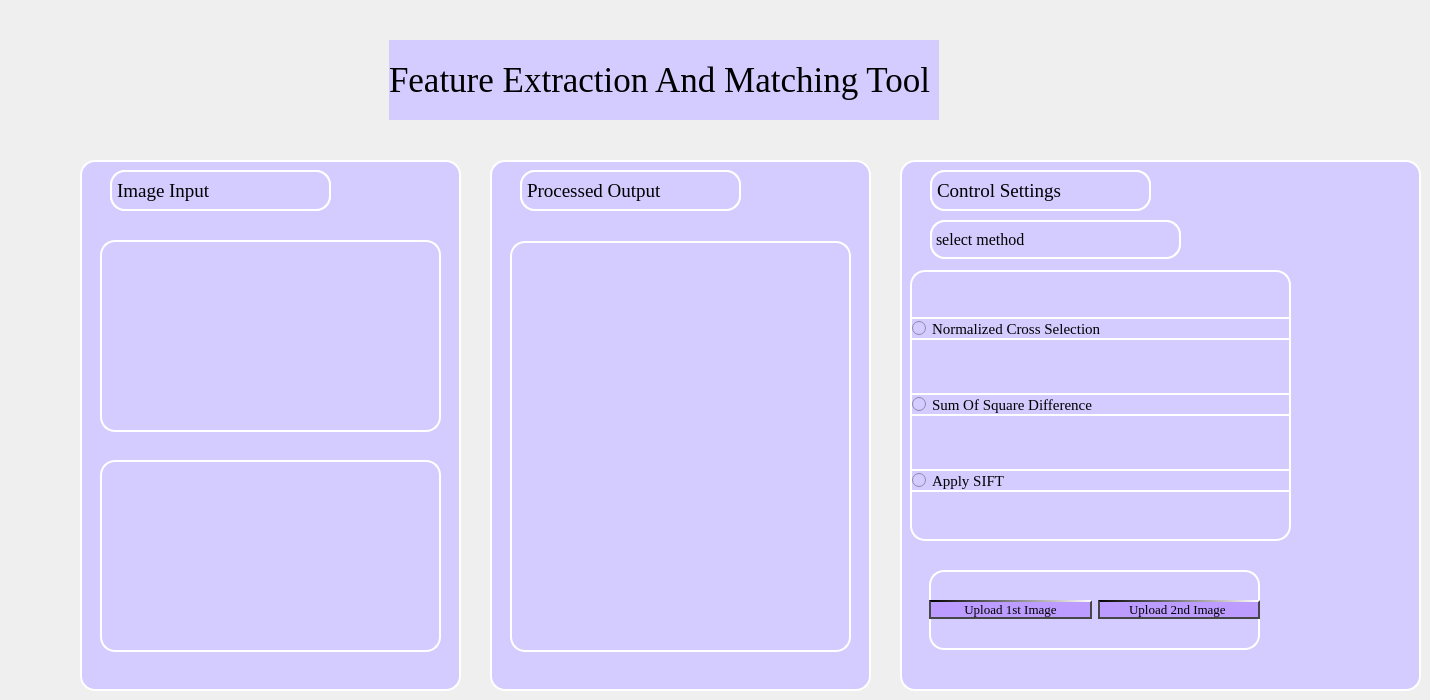
         <widget class="QWidget" name="tab_4">
          <attribute name="title">
           <string>Page</string>
          </attribute>
          <widget class="QWidget" name="verticalLayoutWidget">
           <property name="geometry">
            <rect>
             <x>229</x>
             <y>40</y>
             <width>871</width>
             <height>80</height>
            </rect>
           </property>
           <layout class="QVBoxLayout" name="verticalLayout_13">
            <item alignment="Qt::AlignHCenter">
             <widget class="QLabel" name="label_34">
              <property name="font">
               <font>
                <family>Georgia</family>
                <pointsize>26</pointsize>
               </font>
              </property>
              <property name="styleSheet">
               <string notr="true">background:rgb(212, 203, 255)</string>
              </property>
              <property name="text">
               <string>Feature Extraction And Matching Tool </string>
              </property>
             </widget>
            </item>
           </layout>
          </widget>
          <widget class="QWidget" name="widget" native="true">
           <property name="geometry">
            <rect>
             <x>80</x>
             <y>160</y>
             <width>381</width>
             <height>531</height>
            </rect>
           </property>
           <property name="sizePolicy">
            <sizepolicy hsizetype="Expanding" vsizetype="Expanding">
             <horstretch>200</horstretch>
             <verstretch>200</verstretch>
            </sizepolicy>
           </property>
           <property name="styleSheet">
            <string notr="true">background:rgb(212, 203, 255);
border-radius: 15px;
box-shadow : 0px 4px 20px rgba(0, 0, 0, 0.6);
border : 2px solid rgb(255, 255, 255); </string>
           </property>
           <widget class="QGraphicsView" name="graphicsView">
            <property name="geometry">
             <rect>
              <x>20</x>
              <y>80</y>
              <width>341</width>
              <height>192</height>
             </rect>
            </property>
           </widget>
           <widget class="QGraphicsView" name="graphicsView_2">
            <property name="geometry">
             <rect>
              <x>20</x>
              <y>300</y>
              <width>341</width>
              <height>192</height>
             </rect>
            </property>
           </widget>
           <widget class="QWidget" name="horizontalLayoutWidget">
            <property name="geometry">
             <rect>
              <x>30</x>
              <y>10</y>
              <width>221</width>
              <height>41</height>
             </rect>
            </property>
            <layout class="QHBoxLayout" name="horizontalLayout_5">
             <item>
              <widget class="QLabel" name="label_36">
               <property name="font">
                <font>
                 <family>Georgia</family>
                 <pointsize>14</pointsize>
                </font>
               </property>
               <property name="text">
                <string>Image Input </string>
               </property>
              </widget>
             </item>
            </layout>
           </widget>
          </widget>
          <widget class="QWidget" name="widget_2" native="true">
           <property name="geometry">
            <rect>
             <x>490</x>
             <y>160</y>
             <width>381</width>
             <height>531</height>
            </rect>
           </property>
           <property name="sizePolicy">
            <sizepolicy hsizetype="Expanding" vsizetype="Expanding">
             <horstretch>200</horstretch>
             <verstretch>200</verstretch>
            </sizepolicy>
           </property>
           <property name="styleSheet">
            <string notr="true">background:rgb(212, 203, 255);
border-radius: 15px;
box-shadow : 0px 4px 20px rgba(0, 0, 0, 0.6);
border : 2px solid rgb(255, 255, 255); </string>
           </property>
           <widget class="QGraphicsView" name="graphicsView_4">
            <property name="geometry">
             <rect>
              <x>20</x>
              <y>81</y>
              <width>341</width>
              <height>411</height>
             </rect>
            </property>
           </widget>
           <widget class="QWidget" name="horizontalLayoutWidget_2">
            <property name="geometry">
             <rect>
              <x>30</x>
              <y>10</y>
              <width>221</width>
              <height>41</height>
             </rect>
            </property>
            <layout class="QHBoxLayout" name="horizontalLayout_9">
             <item>
              <widget class="QLabel" name="label_37">
               <property name="font">
                <font>
                 <family>Georgia</family>
                 <pointsize>14</pointsize>
                </font>
               </property>
               <property name="text">
                <string>Processed Output  </string>
               </property>
              </widget>
             </item>
            </layout>
           </widget>
          </widget>
          <widget class="QWidget" name="widget_3" native="true">
           <property name="geometry">
            <rect>
             <x>900</x>
             <y>160</y>
             <width>521</width>
             <height>531</height>
            </rect>
           </property>
           <property name="sizePolicy">
            <sizepolicy hsizetype="Expanding" vsizetype="Expanding">
             <horstretch>200</horstretch>
             <verstretch>200</verstretch>
            </sizepolicy>
           </property>
           <property name="styleSheet">
            <string notr="true">background:rgb(212, 203, 255);
border-radius: 15px;
box-shadow : 0px 4px 20px rgba(0, 0, 0, 0.6);
border : 2px solid rgb(255, 255, 255); </string>
           </property>
           <widget class="QWidget" name="horizontalLayoutWidget_3">
            <property name="geometry">
             <rect>
              <x>30</x>
              <y>10</y>
              <width>221</width>
              <height>41</height>
             </rect>
            </property>
            <layout class="QHBoxLayout" name="horizontalLayout_19">
             <item>
              <widget class="QLabel" name="label_38">
               <property name="font">
                <font>
                 <family>Georgia</family>
                 <pointsize>14</pointsize>
                </font>
               </property>
               <property name="text">
                <string>Control Settings </string>
               </property>
              </widget>
             </item>
            </layout>
           </widget>
           <widget class="QWidget" name="verticalLayoutWidget_2">
            <property name="geometry">
             <rect>
              <x>10</x>
              <y>110</y>
              <width>381</width>
              <height>271</height>
             </rect>
            </property>
            <layout class="QVBoxLayout" name="verticalLayout_18">
             <item>
              <widget class="QRadioButton" name="radioButton">
               <property name="font">
                <font>
                 <family>Georgia</family>
                 <pointsize>11</pointsize>
                </font>
               </property>
               <property name="text">
                <string>Normalized Cross Selection </string>
               </property>
              </widget>
             </item>
             <item>
              <widget class="QRadioButton" name="radioButton_2">
               <property name="font">
                <font>
                 <family>Georgia</family>
                 <pointsize>11</pointsize>
                </font>
               </property>
               <property name="text">
                <string>Sum Of Square Difference </string>
               </property>
              </widget>
             </item>
             <item>
              <widget class="QRadioButton" name="radioButton_3">
               <property name="font">
                <font>
                 <family>Georgia</family>
                 <pointsize>11</pointsize>
                </font>
               </property>
               <property name="text">
                <string>Apply SIFT </string>
               </property>
              </widget>
             </item>
            </layout>
           </widget>
           <widget class="QWidget" name="horizontalLayoutWidget_4">
            <property name="geometry">
             <rect>
              <x>30</x>
              <y>60</y>
              <width>251</width>
              <height>39</height>
             </rect>
            </property>
            <layout class="QHBoxLayout" name="horizontalLayout_22">
             <item>
              <widget class="QLabel" name="label_39">
               <property name="font">
                <font>
                 <family>Georgia</family>
                 <pointsize>12</pointsize>
                </font>
               </property>
               <property name="text">
                <string>select method </string>
               </property>
              </widget>
             </item>
            </layout>
           </widget>
           <widget class="QWidget" name="horizontalLayoutWidget_5">
            <property name="geometry">
             <rect>
              <x>29</x>
              <y>410</y>
              <width>331</width>
              <height>80</height>
             </rect>
            </property>
            <layout class="QHBoxLayout" name="horizontalLayout_23">
             <item>
              <widget class="QPushButton" name="pushButton_2">
               <property name="font">
                <font>
                 <family>Georgia</family>
                 <pointsize>10</pointsize>
                </font>
               </property>
               <property name="styleSheet">
                <string notr="true">border-color: rgb(70, 70, 70);
background-color: rgb(189, 156, 255);
border-top-color: qlineargradient(spread:pad, x1:0, y1:0, x2:1, y2:0, stop:0 rgba(0, 0, 0, 255), stop:1 rgba(255, 255, 255, 255));
</string>
               </property>
               <property name="text">
                <string>Upload 1st Image</string>
               </property>
              </widget>
             </item>
             <item>
              <widget class="QPushButton" name="pushButton">
               <property name="font">
                <font>
                 <family>Georgia</family>
                 <pointsize>10</pointsize>
                </font>
               </property>
               <property name="styleSheet">
                <string notr="true">border-color: rgb(70, 70, 70);
background-color: rgb(189, 156, 255);
border-top-color: qlineargradient(spread:pad, x1:0, y1:0, x2:1, y2:0, stop:0 rgba(0, 0, 0, 255), stop:1 rgba(255, 255, 255, 255));
</string>
               </property>
               <property name="text">
                <string>Upload 2nd Image </string>
               </property>
              </widget>
             </item>
            </layout>
           </widget>
          </widget>
         </widget>
